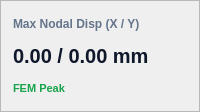
                                            <widget class="QFrame" name="card_kpi_disp">
                                              <property name="frameShape">
                                                <enum>QFrame::StyledPanel</enum>
                                              </property>
                                              <property name="minimumSize">
                                                <size>
                                                  <width>160</width>
                                                  <height>112</height>
                                                </size>
                                              </property>
                                              <property name="styleSheet">
                                                <string>QFrame#card_kpi_disp { background-color: #ffffff; border: 1px solid #e2e8f0; border-radius: 8px; }</string>
                                              </property>
                                              <layout class="QVBoxLayout" name="vbox_card_kpi_disp">
                                                <property name="spacing">
                                                  <number>4</number>
                                                </property>
                                                <property name="leftMargin">
                                                  <number>12</number>
                                                </property>
                                                <property name="topMargin">
                                                  <number>10</number>
                                                </property>
                                                <property name="rightMargin">
                                                  <number>12</number>
                                                </property>
                                                <property name="bottomMargin">
                                                  <number>10</number>
                                                </property>
                                                <item>
                                                  <widget class="QLabel" name="lbl_title_card_kpi_disp">
                                                    <property name="text">
                                                      <string>Max Nodal Disp (X / Y)</string>
                                                    </property>
                                                    <property name="styleSheet">
                                                      <string>color: #64748b; font-size: 12px; font-weight: 600; border: none;</string>
                                                    </property>
                                                    <property name="minimumSize">
                                                      <size>
                                                        <width>0</width>
                                                        <height>20</height>
                                                      </size>
                                                    </property>
                                                  </widget>
                                                </item>
                                                <item>
                                                  <widget class="QLabel" name="lbl_kpi_disp_val">
                                                    <property name="text">
                                                      <string>0.00 / 0.00 mm</string>
                                                    </property>
                                                    <property name="styleSheet">
                                                      <string>color: #0f172a; font-size: 20px; font-weight: 700; border: none;</string>
                                                    </property>
                                                    <property name="minimumSize">
                                                      <size>
                                                        <width>0</width>
                                                        <height>32</height>
                                                      </size>
                                                    </property>
                                                  </widget>
                                                </item>
                                                <item>
                                                  <widget class="QLabel" name="lbl_kpi_disp_delta">
                                                    <property name="text">
                                                      <string>FEM Peak</string>
                                                    </property>
                                                    <property name="styleSheet">
                                                      <string>color: #16a34a; font-size: 11px; font-weight: 600; border: none;</string>
                                                    </property>
                                                    <property name="minimumSize">
                                                      <size>
                                                        <width>0</width>
                                                        <height>20</height>
                                                      </size>
                                                    </property>
                                                  </widget>
                                                </item>
                                              </layout>
                                            </widget>
